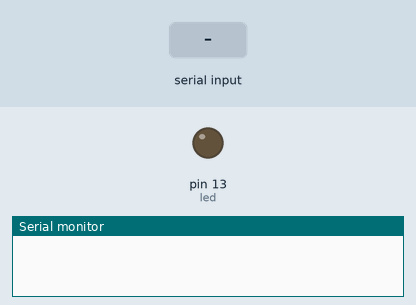
Recording of a sketch running on a simulated Arduino Uno, built with avr-gcc and run on an emulated ATmega328P. Parts: output pins drawn as LEDs (lit = HIGH), the last lines printed to the serial monitor. Dashed ring = blinking. The test bench sets the inputs (shaded band).

Above: at 1.2 s.
1.3 s: "4" received over Serial
At 1.47 s:
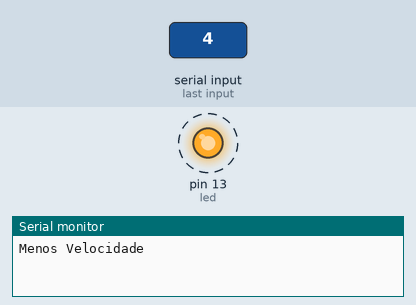
7.3 s: "1" received over Serial
At 7.6 s:
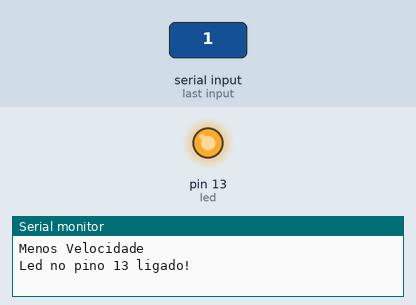
Timing chart, 0 to 10.3 s (numbered marks = the images above; inputs shaded):
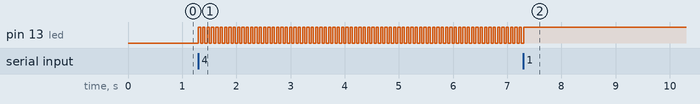

The sketch:

arduino.ino
```cpp
int led =  13;
char valor_recebido = '0';
int x = 20;

void setup(){
  Serial.begin(9600);
  pinMode(led, OUTPUT);
}

void loop(){
  if(valor_recebido == '3'){
    digitalWrite(led, HIGH);
    delay(x);
    digitalWrite(led, LOW);
    delay(x);
 }
}

void serialEvent (){
  valor_recebido = Serial.read();

  switch(valor_recebido){
  case '1':
    digitalWrite(led, HIGH);
    Serial.println("Led no pino 13 ligado!");
    break;
  case '2':
    digitalWrite(led, LOW);
    Serial.println("Led no pino 13 desligado!");
    break;
  case '3':
    Serial.println("Led no pino 13 itermitente!");
    break;
  case '4':
    x += 20;
    Serial.println("Menos Velocidade");
    valor_recebido = '3';
    break;
  case '5':
    if(x - 20 >= 0){
      x -= 20;
    }
    Serial.println("Mais velocidade");
    valor_recebido = '3';
    break;
   default:
     break;
  }
}
```

Measured:
- after the input at 1.3 s, pin 13 (led): alternates HIGH for 0.04 s and LOW for 0.04 s, starting at once
- after the input at 7.3 s, pin 13 (led): goes on until 7.3 s, then stays HIGH
